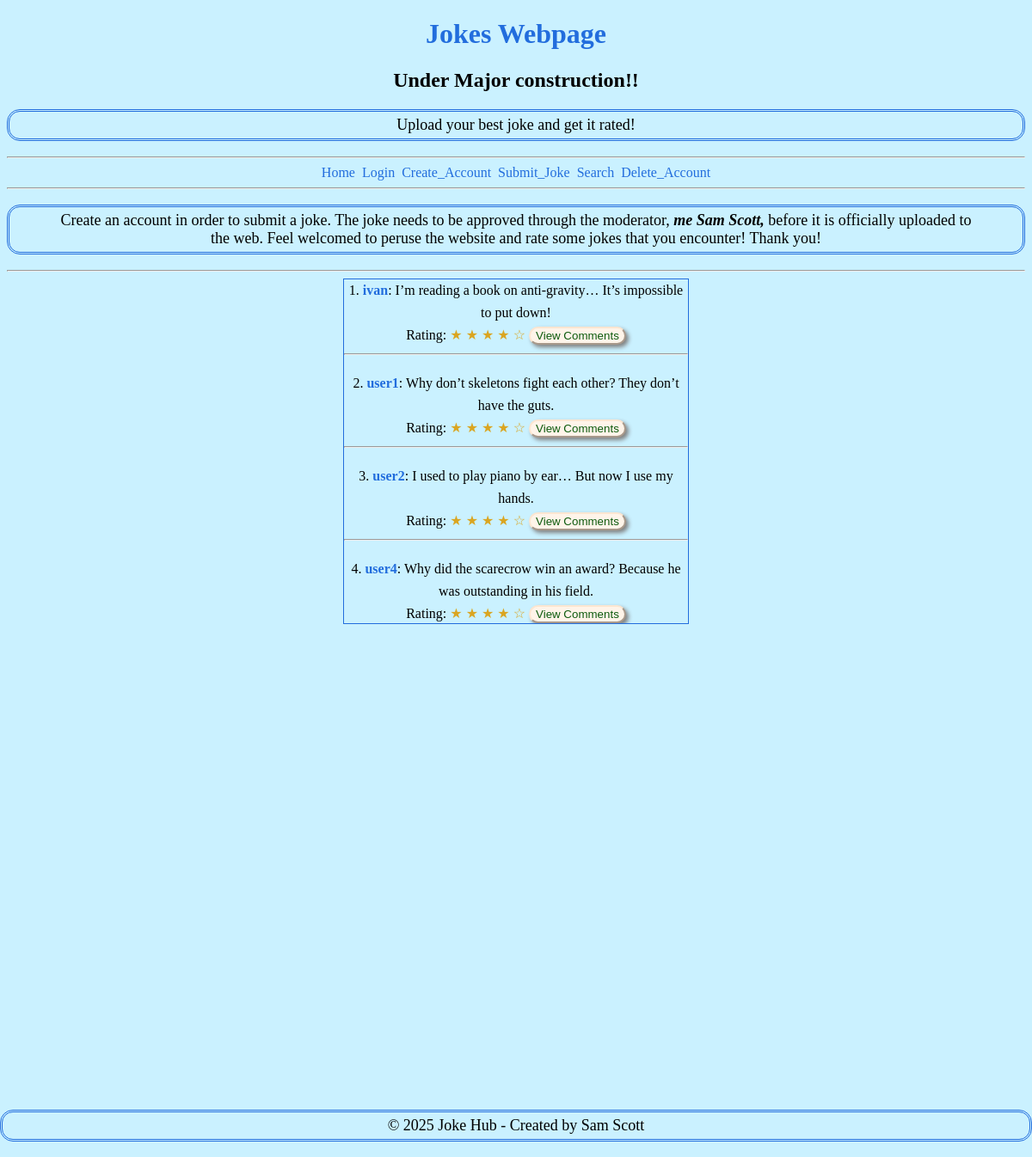
The page / on the database its author committed.
### tables this page shows
CREATE TABLE jokes (  -- jokes table for users to insert jokes
                id INTEGER PRIMARY KEY AUTOINCREMENT,
                content TEXT NOT NULL,
                timestamp TEXT NOT NULL,
                user_id INTEGER, --replacing this use instead of username
                rating REAL DEFAULT 0, 
                approved INTEGER DEFAULT 0,
                FOREIGN KEY(user_id) REFERENCES users(id) ON DELETE CASCADE 
                --Setting up the table with ON DELETE CASCADE, then deleting the user will automatically delete all related data(which is what we want!) 
            );

CREATE TABLE users ( --users table 
                id INTEGER PRIMARY KEY AUTOINCREMENT, 
                username TEXT UNIQUE NOT NULL,
                password TEXT NOT NULL,
                is_admin INTEGER DEFAULT 0
              );

### app.py (the view)
@app.route("/", methods=['GET', 'POST'])
def index():
    conn = sqlite3.connect('jokes.db')
    conn.row_factory = sqlite3.Row
    c = conn.cursor()
    c.execute('''
               SELECT "jokes"."content", "jokes"."rating", "users"."username","jokes"."user_id", "jokes"."id"
               FROM "jokes"
               LEFT JOIN "users" ON "jokes"."user_id" = "users"."id"
               WHERE "jokes"."approved" = 1
               ORDER BY "jokes"."rating" DESC
               LIMIT 10
            ''')
    jokes = c.fetchall()
    conn.close()
    return render_template('index.html', jokes=jokes, username=session.get('username'))

### templates/index.html (shortened to what this page needs)
<!DOCTYPE html>
<html lang="en">
<head>
    <link rel="stylesheet" href="{{ url_for('static', filename='css/index.css') }}">
</head>
<body>
    <header>
        <h1> Jokes Webpage </h1>
        <h2>Under Major construction!!</h2>
        <div class="subtitle">
            <p>Upload your best joke and get it rated!</p>
        </div>
        <hr>
    </header>
    <nav>
        <a class="hyper-links" href="/">Home</a>
        <a class="hyper-links" href="/login">Login</a>
        <a class="hyper-links" href="/create_account">Create_Account</a>
        <a class="hyper-links" href="/submit_joke">Submit_Joke</a>
        <a class="hyper-links" href="/search">Search</a>
        <a class="hyper-links" href="/delete_account">Delete_Account</a>
        <hr>
    </nav>
    <p> Create an account in order to submit a joke. The joke needs to be approved through
        the moderator, <em> <b> me Sam Scott, </b> </em> before it is officially uploaded to the web. Feel
    welcomed to peruse the website and rate some jokes that you encounter! Thank you! </p>
    <hr>
    <main>
            <div class="scroll-box">
                {% for joke in jokes %}
                    <div class="joke-space">
                        {{ loop.index }}. <a class="user-links" href="{{ url_for('user_detail', user_id=joke.user_id) }}"><strong>{{ joke['username'] }}</a></strong>: {{ joke['content'] }}<br>
                         Rating:
                         {% set full_stars = joke['rating'] | int %}
                         {% set half_stars = 1 if joke['rating'] - full_stars >= 0.5 else 0 %}
                         {% set empty_stars = 5 - full_stars - half_stars %}
                         {% for i in range(full_stars) %}
                            <span style="color:goldenrod";>★</span>
                         {% endfor %}
                         {% for i in range(empty_stars) %}
                            <span style="color:goldenrod";>☆</span>
                         {% endfor %}
                         <a href="{{ url_for('joke_detail', joke_id=joke.id) }}">
                            <button type="submit">View Comments</button>
                         </a>
                         <hr>
                    </div>
                {% endfor %}
            </div>
    </main>
    <footer>
        <p>&copy; 2025 Joke Hub - Created by Sam Scott </p>
    </footer>
</body>
</html>

### static/css/index.css (style rules this page uses)
body { background-color:rgb(202, 241, 255); text-align: center; }
h1 { color: rgb(34, 109, 221); }
p { font-size: 18px; padding: 5px 50px 5px 50px; border: 3px double rgb(34, 109, 221); border-radius: 15px; }
main { display: flex; justify-content: center; align-items: center; flex-direction: column; }
button { display: inline-block; color: rgb(13, 90, 13); background-color: rgb(255, 244, 233); border-radius: 15px; border-color: rgb(252, 230, 209); box-shadow: 3px 3px 5px grey; }
nav { word-spacing: 4px; }
.scroll-box { height:400px; width:400px; border:1px solid rgb(34, 109, 221); font:16px/26px Georgia, Garamond, Serif; overflow:auto; }
.joke-space { margin-bottom: 20px; }
a { color: rgb(34, 109, 221); text-decoration: none; }
footer { position: fixed; left: 0; bottom: 0; width: 100%; text-align: center; }
hr { color:rgb(34, 109, 221); }

### rows shown on the page
jokes: username "ivan", content "I’m reading a book on anti-gravity… It’s impossible to put down!"
jokes: username "user1", content "Why don’t skeletons fight each other? They don’t have the guts."
jokes: username "user2", content "I used to play piano by ear… But now I use my hands."
jokes: username "user4", content "Why did the scarecrow win an award? Because he was outstanding in his field."
